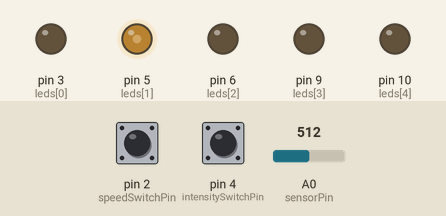
A sketch run on a simulated Arduino Uno, built with avr-gcc and run on an emulated ATmega328P. Shown: output pins drawn as LEDs (lit = HIGH). Dashed ring = blinking. The inputs (shaded band) are chosen by the test bench; at power-on: pin 2 (speedSwitchPin) HIGH, pin 4 (intensitySwitchPin) HIGH, A0 (sensorPin) = 512.

Above: at 1.2 s.
1.3 s: pin 2 (speedSwitchPin) pulled LOW for 0.15 s
At 1.9 s:
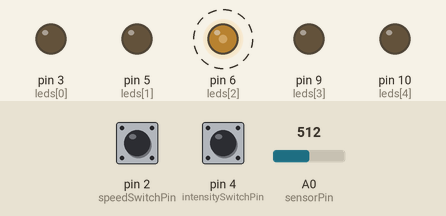
At 2.5 s:
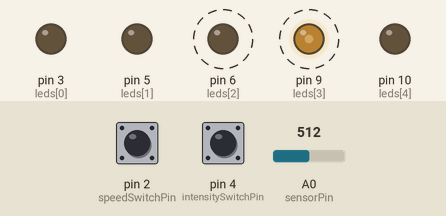
4.4 s: pin 4 (intensitySwitchPin) pulled LOW for 0.15 s
At 5.1 s:
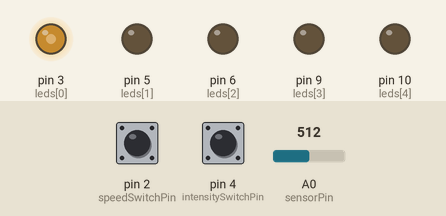
Timing chart, 0 to 13.5 s (numbered marks = the images above; inputs shaded):
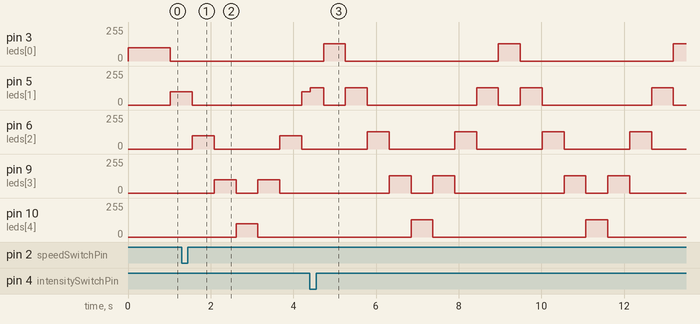

Measured:
- after the input at 1.3 s, pin 5 (leds[1]): 100/255 → 0/255 after 0.26 s instead of 0.76 s; pin 10 (leds[4]): 0/255 → 100/255 after 1.3 s instead of 2.8 s
- by itself, pin 3 (leds[0]): alternates 128/255 for 0.53 s and 0/255 for 3.7 s
- by itself, pin 6 (leds[2]): alternates 128/255 for 0.53 s and 0/255 for 1.6 s

The sketch:

KnightRider.ino
```cpp
/* Lauflicht */

// Definition of Input and Output Pins
int leds[] = {3,5,6,9,10};
int sensorPin = A0;
int speedSwitchPin = 2;
int intensitySwitchPin = 4;

// Global Variables
int lightningLed = 0;
boolean countLedUp = true;

int intensity = 100;

int maxDelay = 1000;
int loopDelay = 10;
int currentDelay = 0;


void setup() {
  for (int i = 0; i < 5; i++) {
    pinMode(leds[i], OUTPUT);
  }

  pinMode(speedSwitchPin, INPUT);
  digitalWrite(speedSwitchPin, HIGH); // Activate Pull Up Resistor

  pinMode(intensitySwitchPin, INPUT);
  digitalWrite(intensitySwitchPin, HIGH);
}

void loop() {
  int sensorValue = analogRead(sensorPin);
  if (digitalRead(speedSwitchPin) == LOW) {
    maxDelay = 1024 - sensorValue;
  }
  if (digitalRead(intensitySwitchPin) == LOW) {
    intensity = (sensorValue / 4);
  }
  if (currentDelay > maxDelay) {
    shiftLed();
    currentDelay = 0;
  }
  writeLed();

  delay(loopDelay);
  currentDelay = currentDelay + loopDelay;
}


void writeLed() {
  for (int i = 0; i < 5; i++) {
    if (i == lightningLed) {
       analogWrite(leds[i], intensity);
    } else {
       analogWrite(leds[i], 0);
    }
  }

}

void shiftLed() {
  if (countLedUp) {
    lightningLed++;
  } else {
    lightningLed--;
  }
  if(lightningLed == 4) {
    countLedUp = false;
  }
  if (lightningLed == 0) {
    countLedUp = true;
  }
}
```
